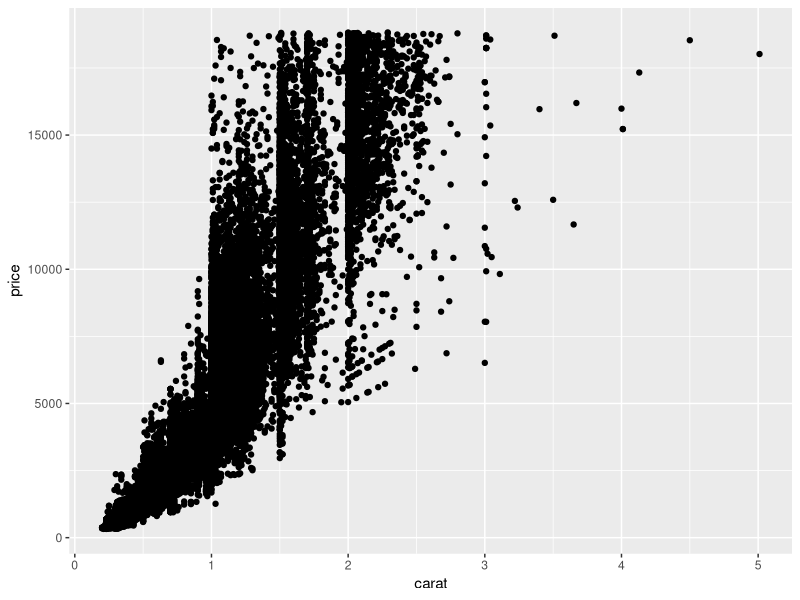
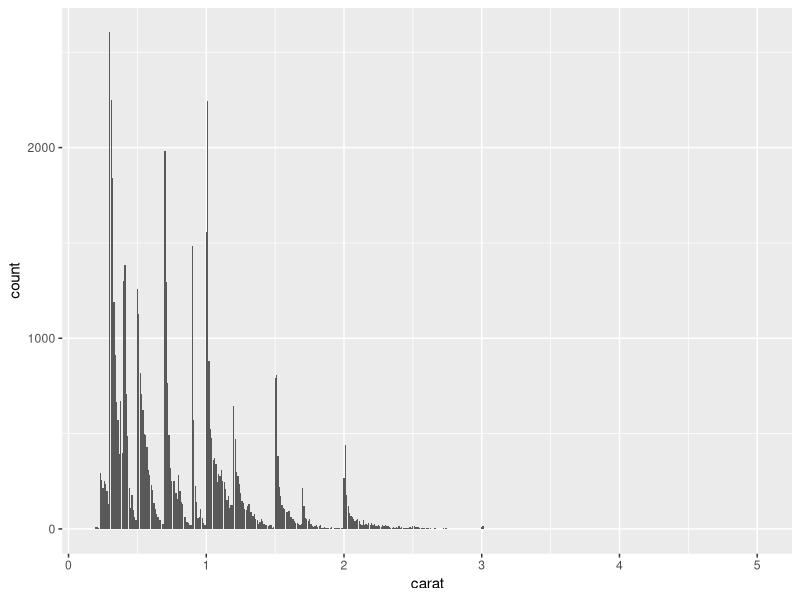
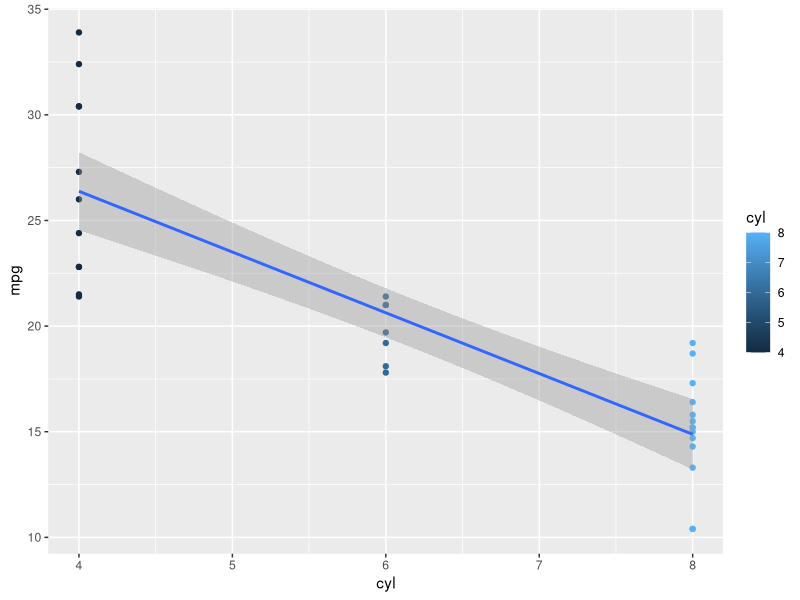
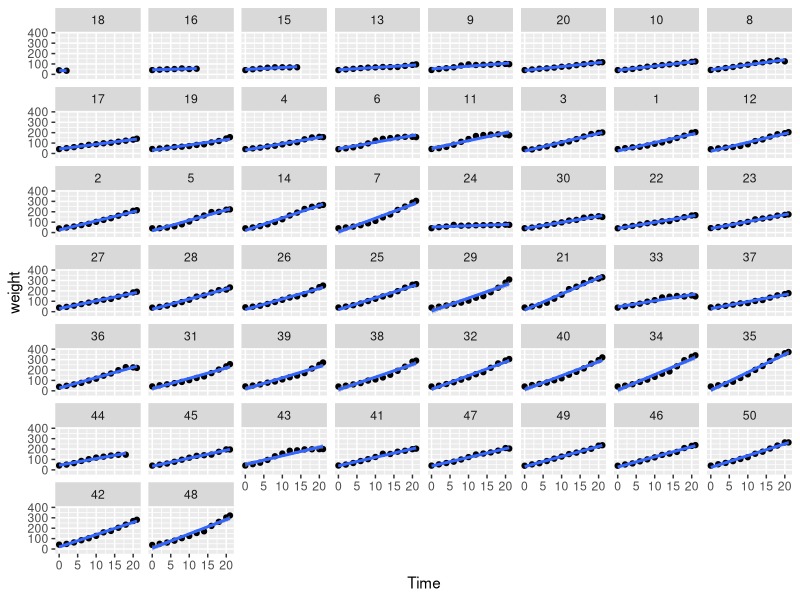

Reproduce these figures in R, in order.
## ---- chunk 1
library(tidyverse)
data(diamonds)
ggplot(diamonds, aes(carat, price))+geom_point()
#or 
ggplot(diamonds, aes(carat))+geom_bar()
mean(diamonds$carat)
diamonds$color<- as.factor(diamonds$color)
levels(diamonds$color)<-c("D", "E","F", "G","H","I","J")
summary(lm(price~as.factor(color), data=diamonds))

#is.na()
summary(is.na(diamonds$price))
## ---- chunk 2
data(mtcars)
"categorical predictor"
summary(lm(mpg~ as.factor(cyl), data=mtcars))
ggplot(mtcars, aes(cyl, mpg, color=cyl))+geom_point()+geom_smooth(method="lm")
"continuous predictor"
summary(lm(mpg~hp, data=mtcars))
## ---- chunk 3
library(car)
a1<-Anova(lm(mpg~ as.factor(cyl), data=mtcars))

a2<-aov(lm(mpg~ as.factor(cyl), data=mtcars))
summary(a2)
TukeyHSD(a2)
## ---- chunk 4
summary(glm(am~mpg, data=mtcars, family= "binomial"))
## ---- chunk 5
glm(vs~ mpg, data=mtcars,family="binomial")
## ---- chunk 6
glm(mpg~hp, data=mtcars, family= "gaussian")
## ---- chunk 7
library(lme4)
## ---- chunk 8
data(ChickWeight)
ggplot(ChickWeight, aes(Time, weight))+geom_point()+ geom_smooth(method="lm")+facet_wrap(~Chick)
## ---- chunk 9
library(lmerTest)
lme1<-lmerTest::lmer(weight~Time+ (1|Chick), data=ChickWeight)
summary(lme1)
